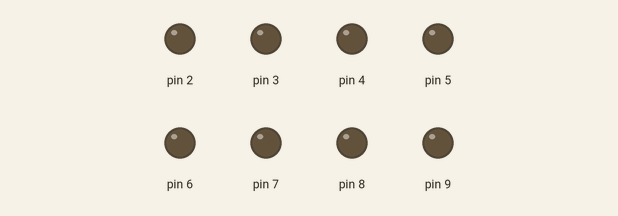
This sketch was run on a simulated Arduino Uno, built with avr-gcc and run on an emulated ATmega328P. Shown: output pins drawn as LEDs (lit = HIGH).

Above: at 0.1 s.
At 0.5 s:
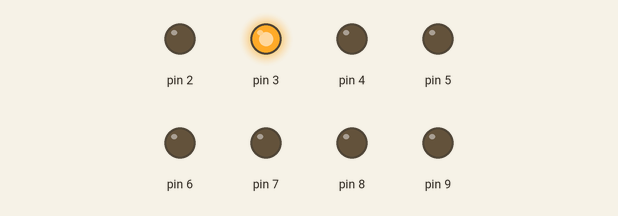
At 0.9 s:
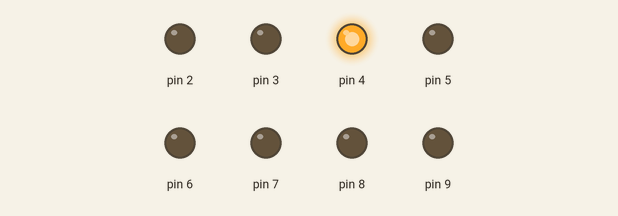
At 1.9 s:
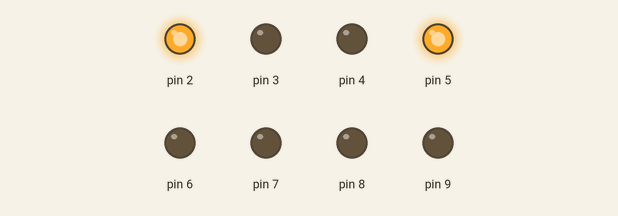
At 3.1 s:
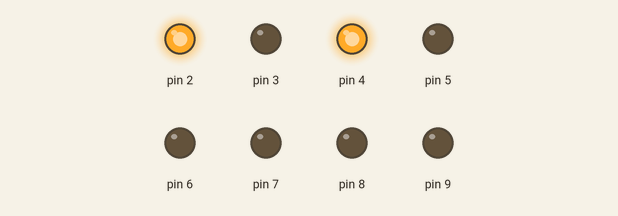
At 4.3 s:
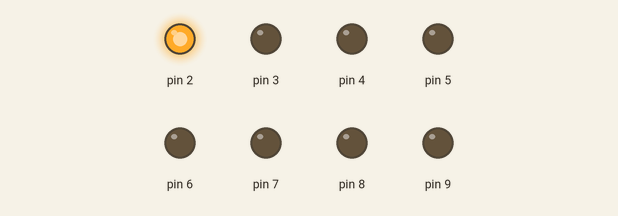
Timing chart, 0 to 4.6 s (numbered marks = the images above):
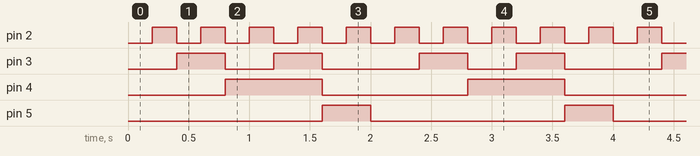

The sketch:

display8led.ino
```cpp
int contador=0;

bool flag1=true;

void setup() {
  pinMode(2, OUTPUT);
  pinMode(3, OUTPUT);
  pinMode(4, OUTPUT);
  pinMode(5, OUTPUT);
  pinMode(6, OUTPUT);
  pinMode(7, OUTPUT);
  pinMode(8, OUTPUT);
  pinMode(9, OUTPUT);
}


/*
void bascula(){
  if (flag1){
    din1=digitalRead(en1);
    if (din1==HIGH){
      digitalWrite(ou1, HIGH);
      flag1=false;
      digitalWrite(ou4, HIGH);
    }

    din2=digitalRead(en2);
    if (din2==HIGH){
      digitalWrite(ou1, LOW);
      digitalWrite(ou4, HIGH);
      flag1=false;
    }

  }

  if (contador > 100){
    contador=0;
    flag1=true;
    digitalWrite(ou4,LOW);

  }
  contador++;
  delay(2);
}
*/


void loop() {


      digitalWrite(6, LOW);
      digitalWrite(7, LOW);
      digitalWrite(8, LOW);
      digitalWrite(9, LOW);

      digitalWrite(2, LOW);
      digitalWrite(3, LOW);
      digitalWrite(4, LOW);
      digitalWrite(5, LOW);

      //delay(2000);


      for (contador = 0 ; contador < 10 ; contador++ ) {


      if (  (contador-(contador%1))/1  %2  == 0 )
          digitalWrite(2, LOW);
      else
          digitalWrite(2, HIGH);

      if (  (contador-(contador%2))/2  %2  == 0 )
          digitalWrite(3, LOW);
      else
          digitalWrite(3, HIGH);

      if (  (contador-(contador%4))/4  %2  == 0 )
          digitalWrite(4, LOW);
      else
          digitalWrite(4, HIGH);

      if (  (contador-(contador%8))/8  %2  == 0 )
          digitalWrite(5, LOW);
      else
          digitalWrite(5, HIGH);


      delay(200);

      }


}
/*

    }
    else{
      digitalWrite(5, LOW);
    }


  din2=digitalRead(en2);
  if (din2==HIGH){
      digitalWrite(6, HIGH);
  }
  else{
      digitalWrite(6, LOW);
  }

  din3=digitalRead(en3);
  if (din3==HIGH){
      digitalWrite(7, HIGH);
  }
  else{
      digitalWrite(7, LOW);
  }

  if (din4==HIGH){
      digitalWrite(8, HIGH);
  }
  else{
      digitalWrite(8, LOW);
  }

  */
```

Measured:
- by itself, pin 2: alternates HIGH for 0.20 s and LOW for 0.20 s
- by itself, pin 3: repeats every 2.0 s: LOW 0.40 s, HIGH 0.40 s, LOW 0.80 s, HIGH 0.40 s
- by itself, pin 4: alternates HIGH for 0.80 s and LOW for 1.2 s
- by itself, pin 5: alternates HIGH for 0.40 s and LOW for 1.6 s
